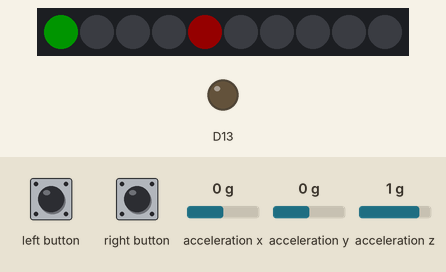
This sketch was run on a simulated Adafruit Circuit Playground Express. Parts: 10 RGB LEDs in strip order, left to right, output pins drawn as LEDs (lit = HIGH). Inputs (shaded band) come from the test bench; at power-on: acceleration x 0 g, acceleration y 0 g, acceleration z 1 g. Dim RGB values are drawn brighter than linear; what the sketch prints to the serial monitor is not drawn.

Above: at 1.2 s.
1.3 s: left button pressed for 3.2 s
At 5.2 s:
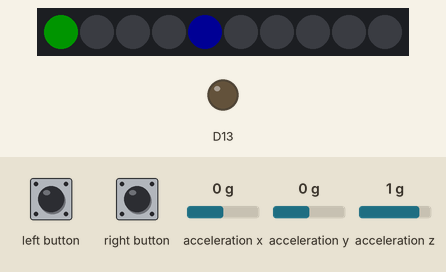
Timing chart, 0 to 4.9 s (numbered marks = the images above; inputs shaded):
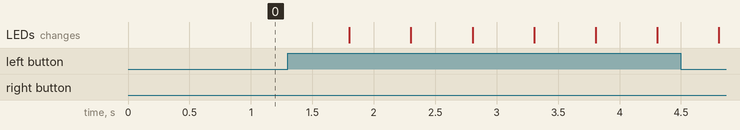

The sketch:

fitness.ino
```cpp
#include <Adafruit_CircuitPlayground.h>
#include "function.h"
#include "pitches.h"

//Variables
float X, Y, Z = 0;
float squat_num = 0;
float* SQUAT;
float situp_num = 0;
float* SITUP;
float pushup_num = 0;
float* PUSHUP;
float jumpjack_num = 0;
float* JACKS;
int state = 0;
int* STATE;
int movement = 0;
int* MOVEMENT;
bool start = false;
const int numNotes = 8;           // number of notes we are playing
int melody[] = {NOTE_C4, NOTE_G3, NOTE_G3, NOTE_A3, NOTE_G3, 0, NOTE_B3, NOTE_C4 }; // specific notes in the melody
int noteDurations[] = {4, 8, 8, 4, 4, 4, 4, 4 };// note durations: 4 = quarter note, 8 = eighth note, etc.:

void setup() {
  Serial.begin(9600);
  CircuitPlayground.begin();
  STATE = &state;
  SQUAT = &squat_num;
  PUSHUP = &pushup_num;
  SITUP = &situp_num;
  JACKS = &jumpjack_num;
  MOVEMENT = &movement;
  CircuitPlayground.setPixelColor(movement, 0, 255, 0);
}

void loop() {
   if (CircuitPlayground.rightButton()==1){
    //select exercise
    if (movement <3){
      CircuitPlayground.setPixelColor(movement, 0, 0, 0);
      movement++;
    }else{
      CircuitPlayground.setPixelColor(movement, 0, 0, 0);
      movement = 0;
      }
     CircuitPlayground.setPixelColor(movement, 0, 255, 0);
    delay(500);
   }

  if (CircuitPlayground.leftButton()==1){
      start = !start;
      delay(500);
  }

  if (start == false){
      CircuitPlayground.setPixelColor(4, 255, 0, 0);
  }else{
      CircuitPlayground.setPixelColor(4, 0, 0, 255);
  }

  if (start == true){
    //start the exercise
    acc_read(); //read accelerametor
    if (movement == 0){ //squat excercise
      sound(squat(X,SQUAT, STATE));
      increment(movement, squat_num);
    }else if (movement == 1){ //situp excercise
      sound(situp(X, Y, STATE, SITUP));
      increment(movement, situp_num);
    }else if (movement == 2){ //pushup excercise
      sound(pushup(X, Y, STATE, PUSHUP));
      increment(movement, pushup_num);
    }else if (movement == 3){ //jumping jacks excercise
        sound(jjacks(X, Y, Z, STATE,JACKS));
        increment(movement, jumpjack_num);
    }
    if ((squat_num >=20)&&(situp_num >=20)&&(pushup_num>=20)&&(jumpjack_num>=20)){
      victory_music();
      start = false;
    }
  }
  display(movement);
}//main loop closed

void sound(int num){
  //play beeping sound when one repetition is complete
  if (num == 2){
    CircuitPlayground.playTone(500, 100);
  }
}

void acc_read(){
  //read in the accelerametor
  X = CircuitPlayground.motionX();
  Y = CircuitPlayground.motionY();
  Z = CircuitPlayground.motionZ();
}

void increment(int movement, float number){
  //ligh up Green Neopixel if complete one set
  if (number/2 == 10){
      if (movement == 0){
        CircuitPlayground.setPixelColor(9, 0, 0, 255);
      }else if (movement == 1){
        CircuitPlayground.setPixelColor(8, 0, 0, 255);
      }else if (movement == 2){
        CircuitPlayground.setPixelColor(7, 0, 0, 255);
      }else if (movement == 3){
        CircuitPlayground.setPixelColor(6, 0, 0, 255);
  }
    }
}

void display(int movement){
  //print the current values for each movement
  Serial.print("X: ");
  Serial.print(X);
  Serial.print("  Y: ");
  Serial.print(Y);
  Serial.print("  Z: ");
  Serial.println(Z);
  Serial.print("movement:");
  Serial.println(movement);
  if (movement == 0){
    Serial.print("squat number: ");
    Serial.println(truncf(squat_num/2));
  }else if (movement == 1){
    Serial.print("situp number: ");
    Serial.println(truncf(situp_num/2));
  }else if (movement == 2){
    Serial.print("push number: ");
    Serial.println(truncf(pushup_num/2));
  }else if (movement == 3){
    Serial.print("jumping jacks number: ");
    Serial.println(truncf(jumpjack_num/2));
  }
}

void victory_music(){
  //play this music when the workout is finished.
  //code from https://www.arduino.cc/en/Tutorial/ToneMelody.
  for (int thisNote = 0; thisNote < numNotes; thisNote++) { // play notes of the melody
      // to calculate the note duration, take one second divided by the note type.
      //e.g. quarter note = 1000 / 4, eighth note = 1000/8, etc.
      int noteDuration = 1000 / noteDurations[thisNote];
      CircuitPlayground.playTone(melody[thisNote], noteDuration);
      // to distinguish the notes, set a minimum time between them.
      //   the note's duration + 30% seems to work well:
      int pauseBetweenNotes = noteDuration * 1.30;
      delay(pauseBetweenNotes);
      }
}
```

function.c
```cpp
int situp(float X, float Y, int *STATE,float* situp_num){
  //detect situp
    if ((X> -9.3) &&(X< -8.5)&&(*STATE == 1)){
     //laying down
    (*situp_num)++;
    (*STATE)--;
    return 1;
    } else if((Y <9.5)&&(Y>9.3)&&(*STATE == 0)){
      //get up
    (*situp_num)++;
    (*STATE)++;
    return 2;
  }
  return 0;
}

int squat(float X, float* squat_num, int* STATE){
  //detect squat
  if ((X> -9.3) &&(X< -8.5)&&(*STATE == 0)){
    //stand up
    (*squat_num)++;
    (*STATE)++;
    return 1;
  } else if((X < -10)&&(*STATE == 1)){
    //going up
    (*STATE)--;
    (*squat_num)++;
    return 2;
  }
  return 0;
}

int pushup(float X, float Y, int* STATE,float* pushup_num){
  //detect pushup
   if ((X> -9.3)&&(X< -8.5)&&(*STATE == 0)){
    //holding up
      (*pushup_num)++;
      (*STATE)++;
      return 1;
    }else if ((Y> -9.3)&&(Y< -8.5)&&(*STATE == 1)){
      //buttom of the push
      (*pushup_num)++;
      (*STATE)--;
      return 2;
    }
    return 0;
}

int jjacks(float X, float Y, float Z,int* STATE, float* jumpjack_num){
  //detect jjacks
   if ((X > -9.3)&&(X < -8.5)&&(*STATE == 0)){
    //hands down
      (*jumpjack_num)++;
      (*STATE)++;
      return 1;
   }else if ((X > 1)&&(Z > 5)&&(*STATE == 1)){
    //hands up
      (*jumpjack_num)++;
      (*STATE)--;
      return 2;
    }
    return 0;
}
```

function.h
```cpp
#include "function.c"

int situp(float X, float Y, int* state, float* situp_num);

int squat(float X, float* squat_num, int* state);

int pushup(float X, float Y, int* state,float* pushup_num);

int jjacks(float X, float Y, float Z,int* STATE, float* jumpjack_num);
```

pitches.h
```cpp
/********************************************************************
 * Musical Notes via https://www.arduino.cc/en/Tutorial/ToneMelody  *
 ********************************************************************/

#define NOTE_B0  31
#define NOTE_C1  33
#define NOTE_CS1 35
#define NOTE_D1  37
#define NOTE_DS1 39
#define NOTE_E1  41
#define NOTE_F1  44
#define NOTE_FS1 46
#define NOTE_G1  49
#define NOTE_GS1 52
#define NOTE_A1  55
#define NOTE_AS1 58
#define NOTE_B1  62
#define NOTE_C2  65
#define NOTE_CS2 69
#define NOTE_D2  73
#define NOTE_DS2 78
#define NOTE_E2  82
#define NOTE_F2  87
#define NOTE_FS2 93
#define NOTE_G2  98
#define NOTE_GS2 104
#define NOTE_A2  110
#define NOTE_AS2 117
#define NOTE_B2  123
#define NOTE_C3  131
#define NOTE_CS3 139
#define NOTE_D3  147
#define NOTE_DS3 156
#define NOTE_E3  165
#define NOTE_F3  175
#define NOTE_FS3 185
#define NOTE_G3  196
#define NOTE_GS3 208
#define NOTE_A3  220
#define NOTE_AS3 233
#define NOTE_B3  247
#define NOTE_C4  262
#define NOTE_CS4 277
#define NOTE_D4  294
#define NOTE_DS4 311
#define NOTE_E4  330
#define NOTE_F4  349
#define NOTE_FS4 370
#define NOTE_G4  392
#define NOTE_GS4 415
#define NOTE_A4  440
#define NOTE_AS4 466
#define NOTE_B4  494
#define NOTE_C5  523
#define NOTE_CS5 554
#define NOTE_D5  587
#define NOTE_DS5 622
#define NOTE_E5  659
#define NOTE_F5  698
#define NOTE_FS5 740
#define NOTE_G5  784
#define NOTE_GS5 831
#define NOTE_A5  880
#define NOTE_AS5 932
#define NOTE_B5  988
#define NOTE_C6  1047
#define NOTE_CS6 1109
#define NOTE_D6  1175
#define NOTE_DS6 1245
#define NOTE_E6  1319
#define NOTE_F6  1397
#define NOTE_FS6 1480
#define NOTE_G6  1568
#define NOTE_GS6 1661
#define NOTE_A6  1760
#define NOTE_AS6 1865
#define NOTE_B6  1976
#define NOTE_C7  2093
#define NOTE_CS7 2217
#define NOTE_D7  2349
#define NOTE_DS7 2489
#define NOTE_E7  2637
#define NOTE_F7  2794
#define NOTE_FS7 2960
#define NOTE_G7  3136
#define NOTE_GS7 3322
#define NOTE_A7  3520
#define NOTE_AS7 3729
#define NOTE_B7  3951
#define NOTE_C8  4186
#define NOTE_CS8 4435
#define NOTE_D8  4699
#define NOTE_DS8 4978
```
